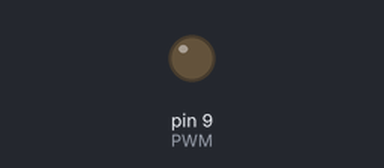
The sketch below on a simulated Arduino Uno, built with avr-gcc and run on an emulated ATmega328P. Shown: output pins drawn as LEDs (lit = HIGH).

Above: at 0.05 s.
At 0.65 s:
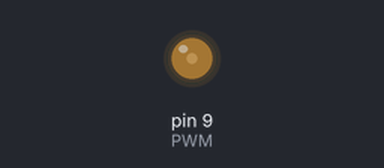
At 1.3 s:
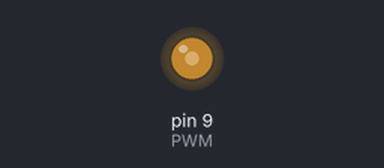
At 2.6 s:
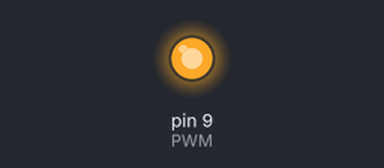
Timing chart, 0 to 6.0 s (numbered marks = the images above):
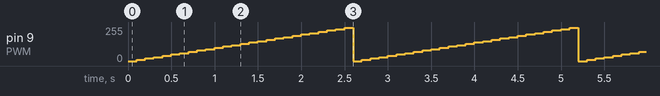

Measured:
- by itself, pin 9 (PWM): ramps from 0/255 to 250/255 and jumps back, once every 2.6 s

The sketch:

Ex5_PWM.ino
```cpp
int PWM=9;

void setup() {
  pinMode(PWM,OUTPUT);
}

void loop() {
 for (int i=0; i<256; i+=10)
 {analogWrite(PWM,i);
 delay(100);}

}
```
